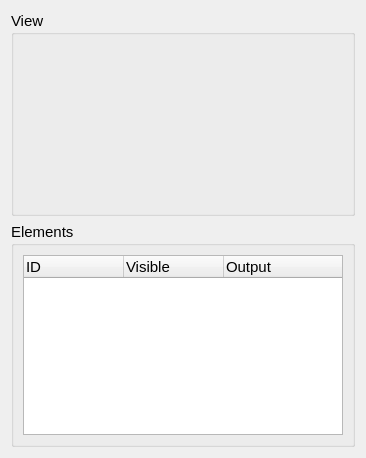
           <widget class="QWidget" name="scrollAreaWidgetContents">
            <property name="geometry">
             <rect>
              <x>0</x>
              <y>0</y>
              <width>358</width>
              <height>458</height>
             </rect>
            </property>
            <layout class="QGridLayout" name="gridLayout_7">
             <item row="0" column="0">
              <widget class="QGroupBox" name="groupBoxView">
               <property name="font">
                <font>
                 <pointsize>11</pointsize>
                </font>
               </property>
               <property name="title">
                <string>View</string>
               </property>
               <layout class="QGridLayout" name="gridLayout_6">
                <item row="0" column="0">
                 <widget class="ViewControlWidget" name="widgetViewFrame" native="true">
                  <property name="sizePolicy">
                   <sizepolicy hsizetype="Fixed" vsizetype="Fixed">
                    <horstretch>0</horstretch>
                    <verstretch>0</verstretch>
                   </sizepolicy>
                  </property>
                  <property name="minimumSize">
                   <size>
                    <width>320</width>
                    <height>160</height>
                   </size>
                  </property>
                  <property name="maximumSize">
                   <size>
                    <width>320</width>
                    <height>160</height>
                   </size>
                  </property>
                  <property name="toolTip">
                   <string>Camera direction controll</string>
                  </property>
                 </widget>
                </item>
               </layout>
              </widget>
             </item>
             <item row="1" column="0">
              <widget class="QGroupBox" name="groupBoxVisibility">
               <property name="sizePolicy">
                <sizepolicy hsizetype="Preferred" vsizetype="Preferred">
                 <horstretch>0</horstretch>
                 <verstretch>0</verstretch>
                </sizepolicy>
               </property>
               <property name="font">
                <font>
                 <pointsize>11</pointsize>
                </font>
               </property>
               <property name="title">
                <string>Elements</string>
               </property>
               <layout class="QGridLayout" name="gridLayout_4">
                <item row="0" column="0">
                 <widget class="ElementTreeWidget" name="treeWidgetElements">
                  <property name="editTriggers">
                   <set>QAbstractItemView::NoEditTriggers</set>
                  </property>
                  <property name="sortingEnabled">
                   <bool>false</bool>
                  </property>
                  <property name="columnCount">
                   <number>3</number>
                  </property>
                  <attribute name="headerStretchLastSection">
                   <bool>true</bool>
                  </attribute>
                  <column>
                   <property name="text">
                    <string notr="true">ID</string>
                   </property>
                  </column>
                  <column>
                   <property name="text">
                    <string notr="true">Visible</string>
                   </property>
                  </column>
                  <column>
                   <property name="text">
                    <string notr="true">Output</string>
                   </property>
                  </column>
                 </widget>
                </item>
               </layout>
              </widget>
             </item>
            </layout>
           </widget>
